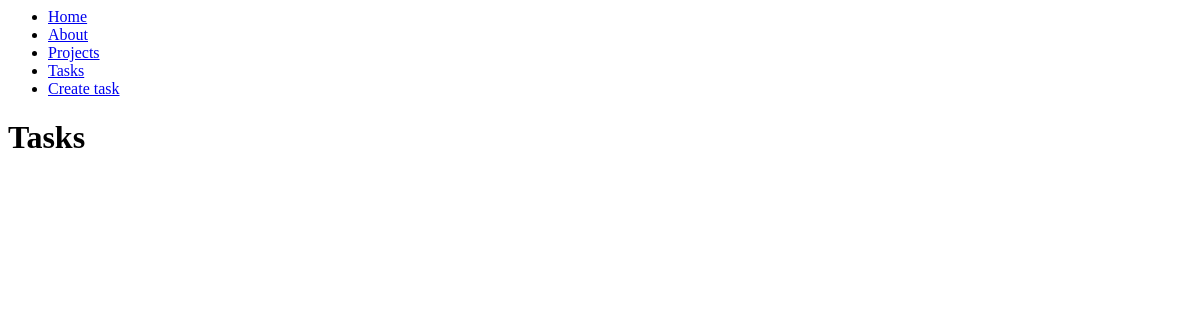
The page /tasks/ on the database as committed earlier.
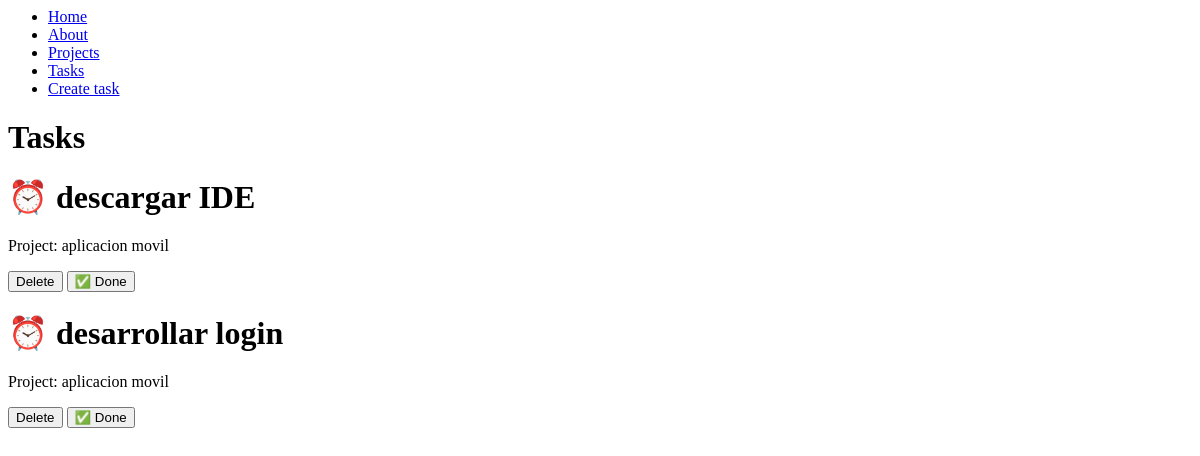
The same page on the database as committed later.
### myapp/models.py (models this page shows, shortened)
class Task(models.Model):
    title = models.CharField(max_length=200)
    description = models.TextField()
    project = models.ForeignKey(Project, on_delete=models.CASCADE)
    done = models.BooleanField(default=False)

class Project(models.Model):
    name = models.CharField(max_length=200)
    def __str__(self):
        return self.name

### myapp/views.py (the view)
# urls.py: path('tasks/', views.tasks, name="tasks"),
def tasks(request):
    tasks = Task.objects.all()
    return render(request, 'tasks/tasks.html', {
        'tasks': tasks
    })

### myapp/templates/tasks/tasks.html (shortened to what this page needs)
{% extends 'layouts/base.html' %}
{% block content %}
    <h1>Tasks</h1>
    {% for task in tasks %}
    <div>
        <h1>{% if task.done == False%} ⏰ {% else %} ✅ {% endif %}{{task.title}}</h1>
        <p>Project: {{task.project}}</p>
        <button>
            Delete
        </button>
        <button>
            ✅ Done
        </button>
    </div>
    {% endfor %}
{% endblock %}

Rows that differ between the two databases and show on the page:
added Task: title "descargar IDE", project "aplicacion movil"
added Task: title "desarrollar login", project "aplicacion movil"
